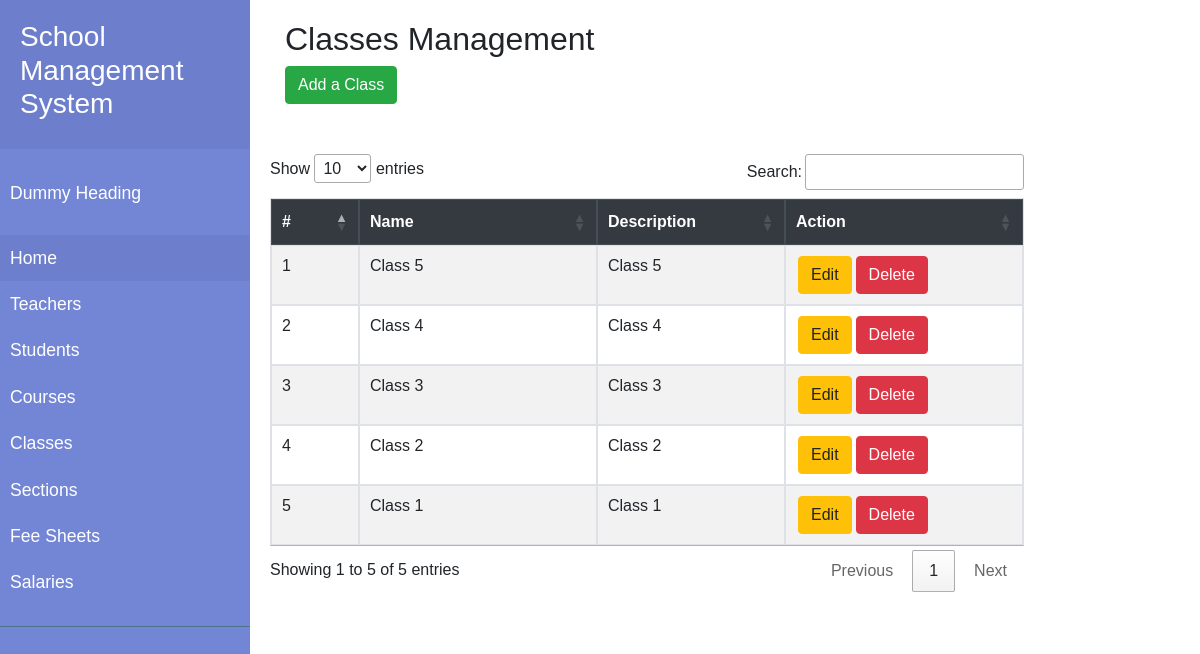
/School/admin/index.php/manage_classes, run on the app's committed database.
### tables this page shows
CREATE TABLE `classes` (
  `class_id` int(11) NOT NULL,
  `class_name` varchar(255) NOT NULL,
  `class_description` text NOT NULL,
  `class_is_active` tinyint(1) NOT NULL DEFAULT 1 COMMENT '1=Active, 0=Inactive',
  `created` datetime NOT NULL DEFAULT current_timestamp()
);

### School/admin/application/controllers/Manage_Classes.php (called while the page is built, shortened)
<?php
class Manage_Classes extends CI_Controller
{
    function __construct()
    {
        $this->load->model('Class_model');
        $this->load->helper('form');
        $this->load->library('form_validation');
    }
    public function index()
    {
        $data['classes'] = $this->Class_model->getRows();
        $data['title'] = 'Add Class';
        $this->load->view('templates/header');
        $this->load->view('manage_classes/index', $data);
        $this->load->view('templates/footer');
    }
}

### School/admin/index.php (called while the page is built, shortened)
<?php
require_once BASEPATH.'core/CodeIgniter.php';

### School/admin/application/models/Class_model.php (called while the page is built, shortened)
<?php if ( ! defined('BASEPATH')) exit('No direct script access allowed');
class Class_model extends CI_Model{
    function __construct() {
        $this->table = 'classes';
    }
    public function getRows($params = array()){
        $this->db->select('*');
        $this->db->from($this->table);
        $this->db->where('class_is_active','1');
        if(array_key_exists("returnType",$params) && $params['returnType'] == 'count'){
            $result = $this->db->count_all_results();
        }else{
            if(array_key_exists("id", $params)){
                $this->db->where('class_id', $params['id']);
                $query = $this->db->get();
                $result = $query->row_array();
            }else{
                $this->db->order_by('created', 'desc');
                $query = $this->db->get();
                $result = ($query->num_rows() > 0)?$query->result_array():FALSE;
            }
        }
        return $result;
    }
}

### School/admin/application/views/manage_classes/index.php (the view, shortened to what this page needs)
<div class="container">
    <h2>Classes Management</h2>
    <div class="row">
        <div class="col-md-12 head">
            <div class="float-center mb-5">
                <a href="<?php echo base_url('Manage_Classes/add'); ?>" class="btn btn-success" style="margin-bottom: 2px;"><i class="plus"></i> Add a Class</a>
            </div>
        </div>
        <table id="table_id" class="table table-striped table-bordered" width="100%">
            <thead class="thead-dark">
                <tr>
                    <th style="min-width: 50px;">#</th>
                    <th style="min-width: 200px;">Name</th>
                    <th style="min-width: 150px;">Description</th>
                    <th style="min-width: 200px;">Action</th>
                </tr>
            </thead>
            <tbody>
                <?php if (!empty($classes)) {
                    $i = 0;
                    foreach ($classes as $row) {
                        $i++;
                        $className = $row['class_name'];
                        $classDescription = $row['class_description'];
                ?>
                        <tr>
                            <td><?php echo $i; ?></td>
                            <td><?php echo $className; ?></td>
                            <td><?php echo $classDescription; ?></td>
                            <td style="display:flex;">
                                <a href="<?php echo base_url('manage_classes/edit/' . $row['class_id']); ?>" class="btn btn-warning" style="margin:2px">Edit</a><br>
                                <a href="<?php echo base_url('manage_classes/delete/' . $row['class_id']); ?>" class="btn btn-danger" style="margin:2px" onclick="return confirm('Are you sure to delete data?')?true:false;">Delete</a><br>
                            </td>
                        </tr>
                    <?php }
                } else { ?>
                    <tr>
                        <td colspan="6">No class(s) found...</td>
                    </tr>
                <?php } ?>
            </tbody>
        </table>
    </div>
</div>

### School/admin/assets/sidebar/style.css (style rules this page uses)
body { font-family: 'Poppins', sans-serif; }
a, a:hover, a:focus { color: inherit; text-decoration: none; transition: all 0.3s; }

### data on the page
classes: class_name "Class 5", class_description "Class 5"
classes: class_name "Class 4", class_description "Class 4"
classes: class_name "Class 3", class_description "Class 3"
classes: class_name "Class 2", class_description "Class 2"
classes: class_name "Class 1", class_description "Class 1"
